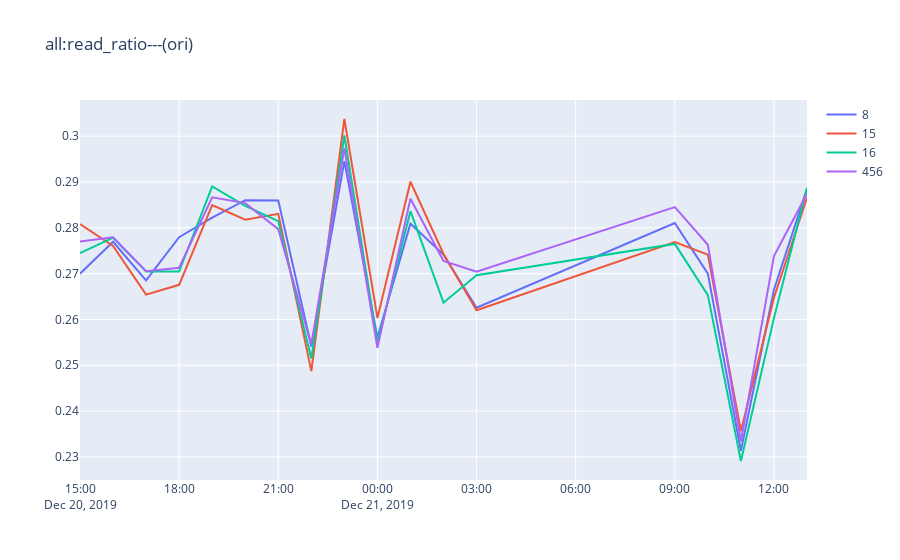
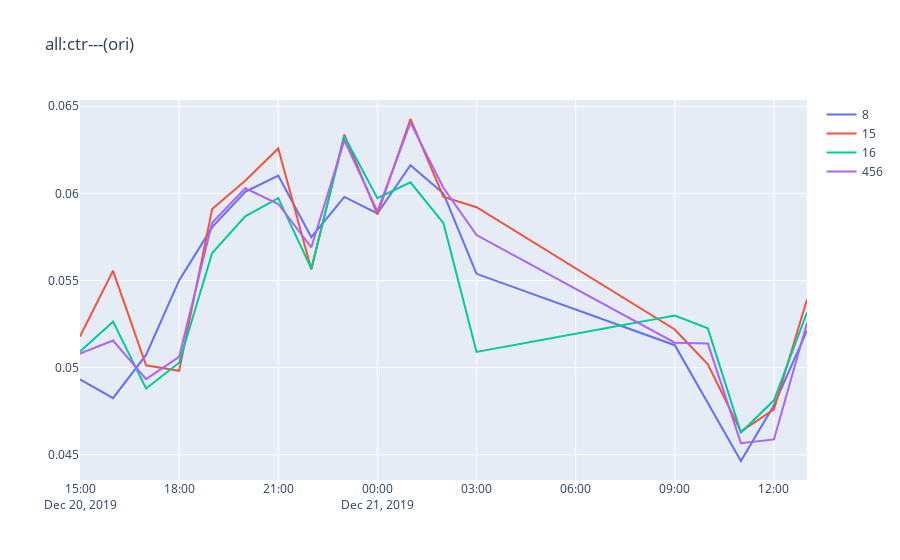
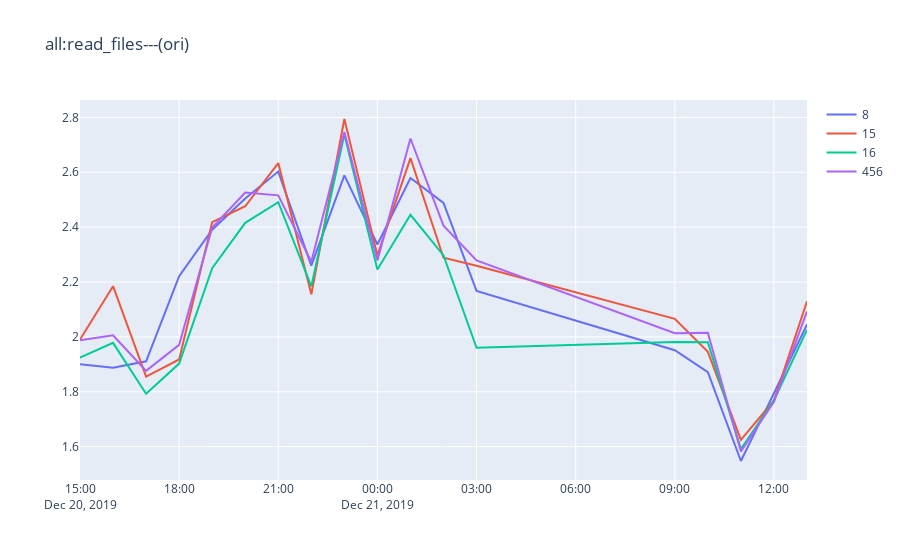
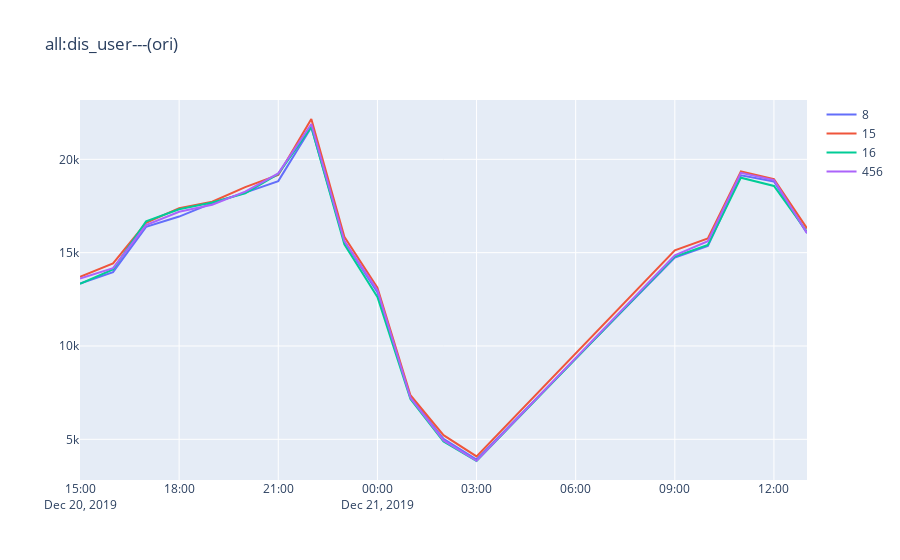

Source (notebook cell) for these figures, in order:
### Code cell
show('all', names=[x for x in stats if 'dur' not in x])
